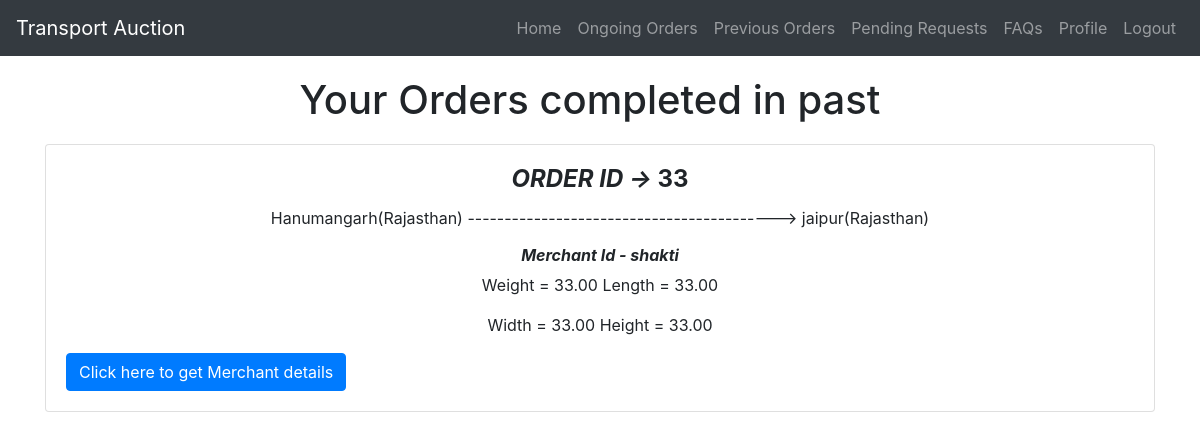
The app's page /customer/previous_orders/ (signed in), older data.
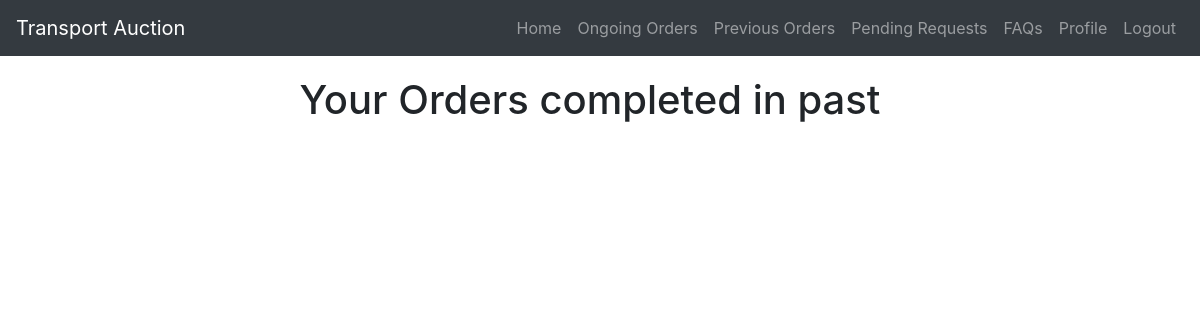
The same page, newer data.
### customer/models.py (models this page shows)
class order(models.Model):
    order_id = models.CharField(max_length=20)
    timeToLive =models.PositiveIntegerField(default=30)
    item_id=models.PositiveIntegerField(null=True)
    customer_id = models.CharField(max_length=20)
    merchant_id=models.CharField(max_length=20,null=True)
    comfirmed = models.BooleanField(default=False)
    completed=models.BooleanField(default=False)
    final_price=models.IntegerField(default=0)
    date=models.DateField(null=True)
    objects = OrderManager()

class order_path_info(models.Model):
        order_id = models.CharField(max_length=20)
        objects=OrderPathInfoManager()
        source_area = models.CharField(max_length=100)
        source_city=models.CharField(max_length=30)
        source_state=models.CharField(max_length=30)
        source_pin=models.IntegerField()
        destination_area = models.CharField(max_length=100)
        destination_city=models.CharField(max_length=30)
        destination_state=models.CharField(max_length=30)
        destination_pin=models.IntegerField()
        expecting_arrival=models.DateField(auto_now=True)

class item_info(models.Model):
    order_id = models.CharField(max_length=20)
    objects=ItemInfoManager()
    item_weight=models.DecimalField(max_digits=20,decimal_places=2)
    item_length=models.DecimalField(max_digits=20,decimal_places=2)
    item_width=models.DecimalField(max_digits=20,decimal_places=2)
    item_height=models.DecimalField(max_digits=20,decimal_places=2)
    item_id=models.PositiveIntegerField(null=True)
    handle_with_care = models.BooleanField(default=False)
    item_material=models.CharField(max_length=100)
    auction_life = models.PositiveIntegerField(default=2)
    item_approximate_cost=models.IntegerField(blank=True,null=True)

### customer/views.py (the view)
# urls.py: path('previous_orders/',previous_orders_view,name='previous_orders'),
def previous_orders_view(request):
    user = request.user
    username = user.username
    previous_orders = order.objects.get_previous_orders(username)
    previous_path_list=[]
    item_info_list=[]
    for orders in previous_orders:
        o=order_path_info.objects.get_order_path_info(orders.order_id)
        previous_path_list.append([o[0].order_id,o[0].source_city,o[0].source_state,o[0].destination_city,o[0].destination_state])
        i=item_info.objects.get_item_info(orders.order_id)
        item_info_list.append([i[0].order_id,i[0].item_weight,i[0].item_length,i[0].item_width,i[0].item_height])
    context={'previous_orders':previous_orders
            ,'previous_path_list':previous_path_list,
            'item_info_list':item_info_list}
    return render(request,'customer/previous_orders.html',context)

### customer/models.py (called while the page is built)
    def get_previous_orders(self,customer_id):
        return self.filter(customer_id=customer_id,completed=True,comfirmed= True)

    def get_order_path_info(self,order_id):
        return self.filter(order_id=order_id)

    def get_item_info(self,order_id):
        return self.filter(order_id=order_id)

### templates/customer/previous_orders.html (shortened to what this page needs)
{% extends 'base2.html' %}
{% block content%}
<div class="container " style="margin:20px;text-align:center">
  <h1 id='h1'>Your Orders completed in past</h1>
</div>
<div class="container">
      {% for o in previous_orders %}
      <div class="card" style="width: 100%;height:20%;margin-bottom:100 px">
        <div class="card-body">
      <h4 class="card-title" style='text-align:center;'><b><i>ORDER ID -> </i>{{ o.order_id }}</b></h4>
      {% for path in previous_path_list %}
      {% if path.0 == o.order_id %}
      <p class="card-text"  style='text-align:center;'>{{ path.1 }}({{ path.2 }})  ------------------------------------------>  {{ path.3 }}({{ path.4 }}) </p>
      <h6 style='text-align:center'><i><b>Merchant Id - {{ o.merchant_id }}</b></i></h6>
      {% endif %}
      {% endfor %}
      {% for info in item_info_list %}
      {% if info.0 == o.order_id %}
      <p class="card-text"  style='text-align:center;'>Weight = {{ info.1 }}     Length = {{ info.2 }} </p>
      <p class="card-text"  style='text-align:center;'>Width  = {{ info.3 }}     Height = {{ info.4 }}</p>
      {% endif %}
      {% endfor %}
      <a href="{% url 'customer:merchant_details' merchant_id=o.merchant_id %}" id = 'btn' class="btn btn-primary" style='margin-right:0%'>Click here to get Merchant details</a>
    </div>
  </div>
      {% endfor %}
</div>
{% endblock %}

Row changes from the older to the newer data that the page shows:
removed order: order_id "33", merchant_id "shakti"
removed order_path_info: source_city "Hanumangarh", source_state "Rajasthan", destination_city "jaipur", destination_state "Rajasthan"
removed item_info: item_weight "33.00", item_length "33.00", item_width "33.00", item_height "33.00"
